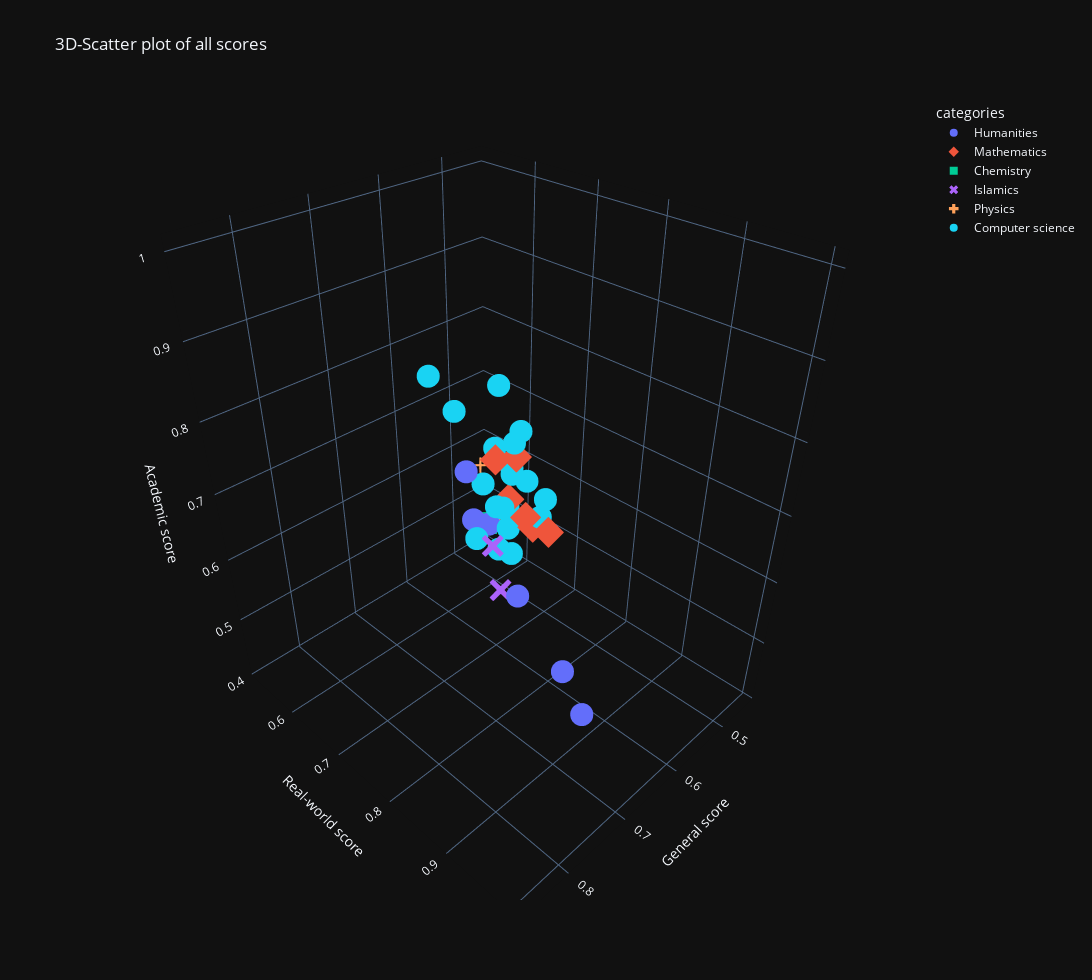

Notebook source saved alongside this figure:
### Code cell
all_scores = weighted_scores.copy()
all_scores["General score"] = general_scores
all_scores["categories"] = categories.values
fig_scatter_3d = px.scatter_3d(all_scores, x="General score", y="Real-world score", z="Academic score", symbol="categories", color="categories", hover_name=course_info_df.Description, title="3D-Scatter plot of all scores")
fig_scatter_3d.update_layout(height=980, width=1920)
name = "3d_scatter_scores"
fig_scatter_3d.write_image(f"images/{name}.png")
name_to_figure.update({name: fig_scatter_3d})
fig_scatter_3d

### Figure 1 — Plotly figure (JSON) as saved in the notebook; plotly's stock layout.template omitted (floating-point values rounded to 4 significant figures)
{"data": [{"hovertemplate": "<b>%{hovertext}</b><br><br>categories=Humanities<br>General score=%{x}<br>Real-world score=%{y}<br>Academic score=%{z}<extra></extra>", "hovertext": ["English 100", "Arabic 100", "Tech 140 - Computer Skills", "Entrepreneurship 101", "Fajab 101 - Health and Stuff", "Nahaj 101 - University Skills", "English 110"], "legendgroup": "Humanities", "marker": {"color": "#636efa", "symbol": "circle"}, "mode": "markers", "name": "Humanities", "scene": "scene", "showlegend": true, "type": "scatter3d", "x": [0.7499, 0.5594, 0.6267, 0.5305, 0.5467, 0.5942, 0.7139], "y": [0.978, 0.6443, 0.7653, 0.6019, 0.6002, 0.6384, 0.9186], "z": [0.5871, 0.5611, 0.5456, 0.5217, 0.5389, 0.6615, 0.5821]}, {"hovertemplate": "<b>%{hovertext}</b><br><br>categories=Mathematics<br>General score=%{x}<br>Real-world score=%{y}<br>Academic score=%{z}<extra></extra>", "hovertext": ["Math 101 - Derivative Math", "Statistics 101", "Math 106 - Integral Math", "Math 151 - Discrete Math", "MATH 244 - Linear Algebra", "Math 281 - Combinatorial Math"], "legendgroup": "Mathematics", "marker": {"color": "#EF553B", "symbol": "diamond"}, "mode": "markers", "name": "Mathematics", "scene": "scene", "showlegend": true, "type": "scatter3d", "x": [0.772, 0.7564, 0.6743, 0.8177, 0.674, 0.7483], "y": [0.8994, 0.9278, 0.7949, 0.955, 0.8319, 0.8483], "z": [0.8836, 0.8045, 0.7357, 0.868, 0.716, 0.8464]}, {"hovertemplate": "<b>%{hovertext}</b><br><br>categories=Chemistry<br>General score=%{x}<br>Real-world score=%{y}<br>Academic score=%{z}<extra></extra>", "hovertext": ["Chemistry 101 - Intro To Chemistry"], "legendgroup": "Chemistry", "marker": {"color": "#00cc96", "symbol": "square"}, "mode": "markers", "name": "Chemistry", "scene": "scene", "showlegend": true, "type": "scatter3d", "x": [0.4453], "y": [0.5207], "z": [0.4381]}, {"hovertemplate": "<b>%{hovertext}</b><br><br>categories=Islamics<br>General score=%{x}<br>Real-world score=%{y}<br>Academic score=%{z}<extra></extra>", "hovertext": ["Salam 107 - Job Ethics", "Salam 108 - Modern Issues"], "legendgroup": "Islamics", "marker": {"color": "#ab63fa", "symbol": "x"}, "mode": "markers", "name": "Islamics", "scene": "scene", "showlegend": true, "type": "scatter3d", "x": [0.6597, 0.5263], "y": [0.754, 0.6348], "z": [0.6386, 0.4156]}, {"hovertemplate": "<b>%{hovertext}</b><br><br>categories=Physics<br>General score=%{x}<br>Real-world score=%{y}<br>Academic score=%{z}<extra></extra>", "hovertext": ["Physics 104 - Electrical Physics", "Physics 103 - Newtonian Physics"], "legendgroup": "Physics", "marker": {"color": "#FFA15A", "symbol": "cross"}, "mode": "markers", "name": "Physics", "scene": "scene", "showlegend": true, "type": "scatter3d", "x": [0.5194, 0.5429], "y": [0.6249, 0.6119], "z": [0.5349, 0.6359]}, {"hovertemplate": "<b>%{hovertext}</b><br><br>categories=Computer science<br>General score=%{x}<br>Real-world score=%{y}<br>Academic score=%{z}<extra></extra>", "hovertext": ["CSC 111 – Computer Programming-I (3-2-1)", "CSC 113 – Computer Programming-II (3-2-1)", "CSC 220 – Computer Organization (2-2-1)", "CSC 212 – Data Structures (3-0-1)", "CSC 215 – Procedural Programming With C (2-2-1)", "CSC 304 – Ethical Issues in Computing & Research Methods (3-0-1)", "CSC 380 – Introduction to Database Concepts (3-0-1)", "CSC 227 – Operating Systems (3-0-1)", "CSC 311 – Design and Analysis of Algorithms (3-0-1)", "CSC 339 – Theory of Computation (3-0-1)", "CSC 343 - Intro To Software Engineering", "CSC 361 – Artificial Intelligence (3-0-1)", "CSC 329 – Computer Networks (3-0-1)", "CSC 340 – Programming Languages and Compilation (3-0-1)", "CSC 453 - Parallel Processing (3-0-1)", "CSC 496 – Graduation Project-I (2-0-0)", "CSC 443 – IT/Software project management (3-0-1)", "CSC 462 – Machine Learning (3-0-1)", "CSC 489 - Selected Topics in Computer Science"], "legendgroup": "Computer science", "marker": {"color": "#19d3f3", "symbol": "circle"}, "mode": "markers", "name": "Computer science", "scene": "scene", "showlegend": true, "type": "scatter3d", "x": [0.8492, 0.7302, 0.7396, 0.8393, 0.6765, 0.6129, 0.6769, 0.6195, 0.8662, 0.6795, 0.5295, 0.7034, 0.8495, 0.5862, 0.5828, 0.7363, 0.5785, 0.8438, 0.6914], "y": [0.9848, 0.8406, 0.8626, 0.9436, 0.8012, 0.6764, 0.7959, 0.7405, 0.9937, 0.6717, 0.6593, 0.8018, 0.9711, 0.6095, 0.6581, 0.8985, 0.6831, 1, 0.7922], "z": [0.935, 0.7753, 0.8321, 1, 0.781, 0.5824, 0.7277, 0.6372, 0.9914, 0.8461, 0.501, 0.8192, 0.9642, 0.7371, 0.6463, 0.7966, 0.5494, 0.9223, 0.7325]}], "layout": {"height": 980, "legend": {"title": {"text": "categories"}, "tracegroupgap": 0}, "scene": {"domain": {"x": [0, 1], "y": [0, 1]}, "xaxis": {"title": {"text": "General score"}}, "yaxis": {"title": {"text": "Real-world score"}}, "zaxis": {"title": {"text": "Academic score"}}}, "title": {"text": "3D-Scatter plot of all scores"}, "width": 1920}}
